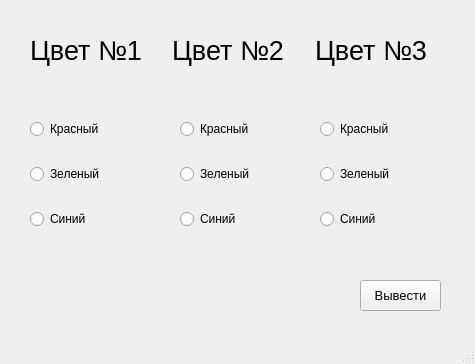
<?xml version="1.0" encoding="UTF-8"?>
<ui version="4.0">
 <class>MainWindow</class>
 <widget class="QMainWindow" name="MainWindow">
  <property name="enabled">
   <bool>true</bool>
  </property>
  <property name="geometry">
   <rect>
    <x>0</x>
    <y>0</y>
    <width>475</width>
    <height>364</height>
   </rect>
  </property>
  <property name="sizePolicy">
   <sizepolicy hsizetype="Preferred" vsizetype="Preferred">
    <horstretch>0</horstretch>
    <verstretch>0</verstretch>
   </sizepolicy>
  </property>
  <property name="minimumSize">
   <size>
    <width>475</width>
    <height>364</height>
   </size>
  </property>
  <property name="maximumSize">
   <size>
    <width>475</width>
    <height>364</height>
   </size>
  </property>
  <property name="acceptDrops">
   <bool>false</bool>
  </property>
  <property name="windowTitle">
   <string>Текстовый флаг</string>
  </property>
  <property name="autoFillBackground">
   <bool>false</bool>
  </property>
  <widget class="QWidget" name="centralwidget">
   <widget class="QWidget" name="horizontalLayoutWidget">
    <property name="geometry">
     <rect>
      <x>30</x>
      <y>10</y>
      <width>421</width>
      <height>81</height>
     </rect>
    </property>
    <layout class="QHBoxLayout" name="hLayout_label">
     <item>
      <widget class="QLabel" name="label">
       <property name="font">
        <font>
         <pointsize>20</pointsize>
        </font>
       </property>
       <property name="text">
        <string>Цвет №1</string>
       </property>
      </widget>
     </item>
     <item>
      <widget class="QLabel" name="label_2">
       <property name="font">
        <font>
         <pointsize>20</pointsize>
        </font>
       </property>
       <property name="text">
        <string>Цвет №2</string>
       </property>
      </widget>
     </item>
     <item>
      <widget class="QLabel" name="label_3">
       <property name="font">
        <font>
         <pointsize>20</pointsize>
        </font>
       </property>
       <property name="text">
        <string>Цвет №3</string>
       </property>
      </widget>
     </item>
    </layout>
   </widget>
   <widget class="QWidget" name="verticalLayoutWidget">
    <property name="geometry">
     <rect>
      <x>30</x>
      <y>100</y>
      <width>111</width>
      <height>151</height>
     </rect>
    </property>
    <property name="font">
     <font>
      <pointsize>9</pointsize>
     </font>
    </property>
    <layout class="QVBoxLayout" name="vLayout_1">
     <item>
      <widget class="QRadioButton" name="radioButton_2">
       <property name="font">
        <font>
         <pointsize>9</pointsize>
        </font>
       </property>
       <property name="text">
        <string>Красный</string>
       </property>
      </widget>
     </item>
     <item>
      <widget class="QRadioButton" name="radioButton">
       <property name="font">
        <font>
         <pointsize>9</pointsize>
        </font>
       </property>
       <property name="text">
        <string>Зеленый</string>
       </property>
      </widget>
     </item>
     <item>
      <widget class="QRadioButton" name="radioButton_3">
       <property name="font">
        <font>
         <pointsize>9</pointsize>
        </font>
       </property>
       <property name="text">
        <string>Синий</string>
       </property>
      </widget>
     </item>
    </layout>
   </widget>
   <widget class="QWidget" name="verticalLayoutWidget_2">
    <property name="geometry">
     <rect>
      <x>180</x>
      <y>100</y>
      <width>111</width>
      <height>151</height>
     </rect>
    </property>
    <property name="font">
     <font>
      <pointsize>9</pointsize>
     </font>
    </property>
    <layout class="QVBoxLayout" name="vLayout_2">
     <item>
      <widget class="QRadioButton" name="radioButton_4">
       <property name="font">
        <font>
         <pointsize>9</pointsize>
        </font>
       </property>
       <property name="text">
        <string>Красный</string>
       </property>
      </widget>
     </item>
     <item>
      <widget class="QRadioButton" name="radioButton_6">
       <property name="font">
        <font>
         <pointsize>9</pointsize>
        </font>
       </property>
       <property name="text">
        <string>Зеленый</string>
       </property>
      </widget>
     </item>
     <item>
      <widget class="QRadioButton" name="radioButton_5">
       <property name="font">
        <font>
         <pointsize>9</pointsize>
        </font>
       </property>
       <property name="text">
        <string>Синий</string>
       </property>
      </widget>
     </item>
    </layout>
   </widget>
   <widget class="QWidget" name="verticalLayoutWidget_3">
    <property name="geometry">
     <rect>
      <x>320</x>
      <y>100</y>
      <width>111</width>
      <height>151</height>
     </rect>
    </property>
    <property name="font">
     <font>
      <pointsize>9</pointsize>
     </font>
    </property>
    <layout class="QVBoxLayout" name="vLayout_3">
     <item>
      <widget class="QRadioButton" name="radioButton_8">
       <property name="font">
        <font>
         <pointsize>9</pointsize>
        </font>
       </property>
       <property name="text">
        <string>Красный</string>
       </property>
      </widget>
     </item>
     <item>
      <widget class="QRadioButton" name="radioButton_9">
       <property name="font">
        <font>
         <pointsize>9</pointsize>
        </font>
       </property>
       <property name="text">
        <string>Зеленый</string>
       </property>
      </widget>
     </item>
     <item>
      <widget class="QRadioButton" name="radioButton_7">
       <property name="font">
        <font>
         <pointsize>9</pointsize>
        </font>
       </property>
       <property name="text">
        <string>Синий</string>
       </property>
      </widget>
     </item>
    </layout>
   </widget>
   <widget class="QPushButton" name="btn_print">
    <property name="geometry">
     <rect>
      <x>360</x>
      <y>280</y>
      <width>81</width>
      <height>31</height>
     </rect>
    </property>
    <property name="font">
     <font>
      <pointsize>10</pointsize>
     </font>
    </property>
    <property name="text">
     <string>Вывести</string>
    </property>
   </widget>
   <widget class="QLabel" name="label_4">
    <property name="geometry">
     <rect>
      <x>20</x>
      <y>280</y>
      <width>171</width>
      <height>31</height>
     </rect>
    </property>
    <property name="font">
     <font>
      <pointsize>14</pointsize>
     </font>
    </property>
    <property name="text">
     <string/>
    </property>
   </widget>
  </widget>
  <widget class="QMenuBar" name="menubar">
   <property name="geometry">
    <rect>
     <x>0</x>
     <y>0</y>
     <width>475</width>
     <height>21</height>
    </rect>
   </property>
  </widget>
  <widget class="QStatusBar" name="statusbar"/>
 </widget>
 <resources/>
 <connections/>
</ui>
